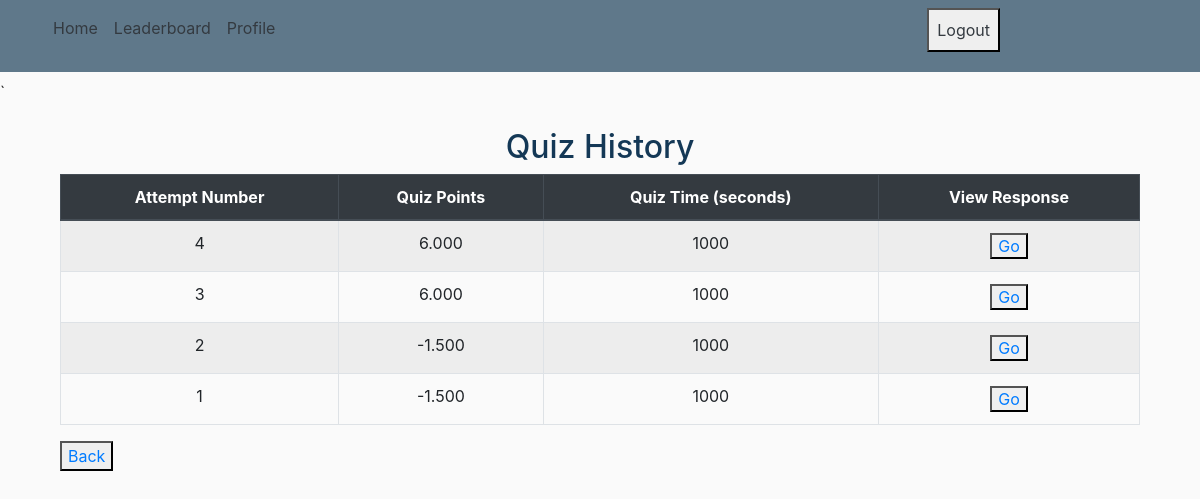
The page /quiz_history_table/14 (signed in) on the database its author committed.
### quiz/models.py (models this page shows)
class Point(models.Model):
      user_id=models.ForeignKey(User,on_delete=models.CASCADE)
      quiz_id=models.ForeignKey(Quiz,on_delete=models.CASCADE)
      attempt_number=models.IntegerField()
      quiz_points=models.DecimalField(max_digits=10,decimal_places=3)
      quiz_time=models.IntegerField()
      class Meta:
            unique_together=("user_id","quiz_id","attempt_number")
      def __str__(self):
             return self.user_id.username

### quiz/views.py (the view)
# urls.py: path('quiz_history_table/<int:quiz_id>',quiz_views.quiz_history_table,name='quiz_history_table'),
@login_required
def quiz_history_table(request,quiz_id):
    if request.user.is_authenticated:
                user_id = request.user.id
    user_quiz_history_table = Point.objects.filter(user_id=user_id, quiz_id=quiz_id).order_by('-attempt_number')
    print(user_quiz_history_table)
    if not user_quiz_history_table.exists():
        print("No records found.")  # Debugging statement
    for response in user_quiz_history_table:
        print("Attempt:",response.attempt_number)
        print("Points scored :",response.quiz_points)
        print("Time Taken :",response.quiz_time)
    return render(request,'quiz/quiz_history_table.html',{'user_quiz_history_table': user_quiz_history_table,'quiz_id':quiz_id})

### quiz/templates/quiz/quiz_history_table.html
{% extends 'quiz/base.html' %}
{% block content %}
<div class="container mt-4">
    <h2 class="text-center">Quiz History</h2>
    {% if user_quiz_history_table %}
    <div class="table-responsive">
        <table class="table table-striped table-bordered text-center">
            <thead class="thead-dark">
                <tr>
                    <th>Attempt Number</th>
                    <th>Quiz Points</th>
                    <th>Quiz Time (seconds)</th>
                    <th>View Response</th>
                </tr>
            </thead>
            <tbody>
                {% for record in user_quiz_history_table %}
                <tr>
                    <td>{{ record.attempt_number }}</td>
                    <td>{{ record.quiz_points }}</td>
                    <td>{{ record.quiz_time }}</td>
                    <td>
                        <button>
                            <a href="{% url 'view_attempt_response' quiz_id=quiz_id attempt_number=record.attempt_number %}">Go</a>
                        </button>
                    </td>
                </tr>
                {% endfor %}
            </tbody>
        </table>
    </div>
    {% else %}
    <div class="alert alert-warning text-center">
        No quiz history found.
    </div>
    {% endif %}
    <button>
        <a href="{% url 'quizhistory' %}">Back</a>
    </button>
</div>
{% endblock %}

### quiz/static/quiz/main.css (style rules this page uses)
body { background: #fafafa; color: #333333; margin-top: 5rem; }
h1, h2, h3, h4, h5, h6 { color: #143856; }
.table thead { background-color: #007bff; color: white; }

### rows shown on the page
Point: attempt_number "4", quiz_points "6.000", quiz_time "1000"
Point: attempt_number "3", quiz_points "6.000", quiz_time "1000"
Point: attempt_number "2", quiz_points "-1.500", quiz_time "1000"
Point: attempt_number "1", quiz_points "-1.500", quiz_time "1000"
